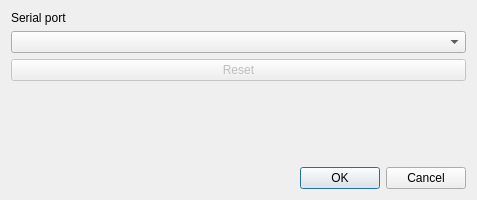
<?xml version="1.0" encoding="UTF-8"?>
<ui version="4.0">
 <class>test_ui</class>
 <widget class="QWidget" name="test_ui">
  <property name="windowModality">
   <enum>Qt::NonModal</enum>
  </property>
  <property name="geometry">
   <rect>
    <x>0</x>
    <y>0</y>
    <width>477</width>
    <height>200</height>
   </rect>
  </property>
  <property name="minimumSize">
   <size>
    <width>400</width>
    <height>200</height>
   </size>
  </property>
  <property name="maximumSize">
   <size>
    <width>65536</width>
    <height>65536</height>
   </size>
  </property>
  <property name="contextMenuPolicy">
   <enum>Qt::NoContextMenu</enum>
  </property>
  <property name="windowTitle">
   <string>Serial Tracker COM settings</string>
  </property>
  <property name="windowIcon">
   <iconset resource="../tracker-hatire/ftnoir_hat.qrc">
    <normaloff>:/images/hat.png</normaloff>:/images/hat.png</iconset>
  </property>
  <property name="windowOpacity">
   <double>1.000000000000000</double>
  </property>
  <property name="layoutDirection">
   <enum>Qt::LeftToRight</enum>
  </property>
  <property name="autoFillBackground">
   <bool>false</bool>
  </property>
  <layout class="QGridLayout" name="gridLayout_7">
   <item row="3" column="0">
    <widget class="QComboBox" name="cbSerialPort">
     <property name="sizePolicy">
      <sizepolicy hsizetype="MinimumExpanding" vsizetype="Fixed">
       <horstretch>6</horstretch>
       <verstretch>0</verstretch>
      </sizepolicy>
     </property>
     <property name="maximumSize">
      <size>
       <width>65535</width>
       <height>16777215</height>
      </size>
     </property>
     <property name="editable">
      <bool>false</bool>
     </property>
     <property name="sizeAdjustPolicy">
      <enum>QComboBox::AdjustToContents</enum>
     </property>
     <property name="modelColumn">
      <number>0</number>
     </property>
    </widget>
   </item>
   <item row="4" column="0">
    <widget class="QPushButton" name="btnReset">
     <property name="enabled">
      <bool>false</bool>
     </property>
     <property name="minimumSize">
      <size>
       <width>80</width>
       <height>20</height>
      </size>
     </property>
     <property name="text">
      <string>Reset</string>
     </property>
    </widget>
   </item>
   <item row="6" column="0">
    <spacer name="verticalSpacer">
     <property name="orientation">
      <enum>Qt::Vertical</enum>
     </property>
     <property name="sizeType">
      <enum>QSizePolicy::Expanding</enum>
     </property>
     <property name="sizeHint" stdset="0">
      <size>
       <width>20</width>
       <height>0</height>
      </size>
     </property>
    </spacer>
   </item>
   <item row="1" column="0">
    <widget class="QLabel" name="label_5">
     <property name="sizePolicy">
      <sizepolicy hsizetype="Preferred" vsizetype="Preferred">
       <horstretch>3</horstretch>
       <verstretch>0</verstretch>
      </sizepolicy>
     </property>
     <property name="maximumSize">
      <size>
       <width>65536</width>
       <height>16777215</height>
      </size>
     </property>
     <property name="text">
      <string>Serial port</string>
     </property>
    </widget>
   </item>
   <item row="7" column="0">
    <widget class="QDialogButtonBox" name="buttonBox">
     <property name="standardButtons">
      <set>QDialogButtonBox::Cancel|QDialogButtonBox::Ok</set>
     </property>
    </widget>
   </item>
  </layout>
 </widget>
 <resources>
  <include location="../tracker-hatire/ftnoir_hat.qrc"/>
 </resources>
 <connections/>
 <slots>
  <slot>startEngineClicked()</slot>
  <slot>stopEngineClicked()</slot>
  <slot>cameraSettingsClicked()</slot>
 </slots>
</ui>
